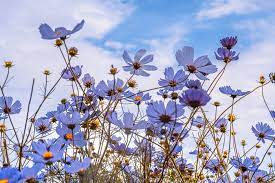
%> input picture exercises/fatemeh456/3/spring.png, 275 x 183 px
$ octave Ethree.m   (GNU Octave 9; MATLAB toolbox functions it lacks are replaced by stand-ins)
%> lines starting %> are read from the running program, lines starting %| are printed output that depends on the picture
clc;
clear;
close all;
img = imread('spring.png') ;
%> img is the input picture: size 183x275x3 uint8; mean R, G, B 164.8, 168.2, 196.4
img = rgb2gray(img) ;
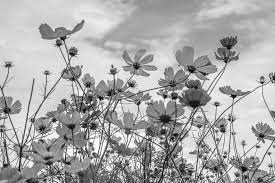
%> img: size 183x275 uint8; min 2, max 255, mean 170.4
L = 50 ;   % length
B = 50 ;   % breadth
R = [0 0 ; L 0 ; L B ; 0 B] ; % random Square at locations
N = 1 ;   % number of Squares
idx = randsample(1:numel(img),N) ;
%> idx = 42496
[idx,idy] = ind2sub(size(img),idx) ;
%> idx = 40; idy = 233
% draw coordinates
imshow(img)
hold on;
for i=1:N
    patch(idx(i)+R(:,1),idy(i)+R(:,2),'w')
end
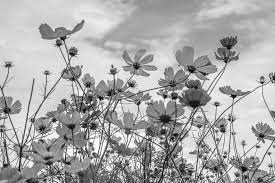
%> figure redrawn from the program's plot data
